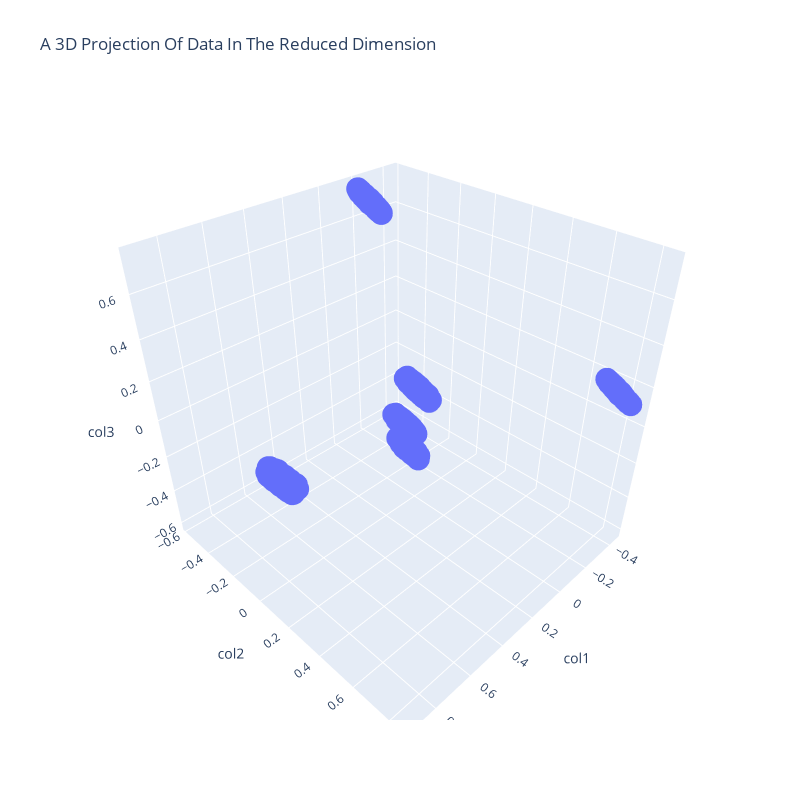

Write notebook code for a chart like this one.
### Markdown cell above
## PCA
PCA can help identify underlying patterns in the data that may not be immediately apparent when looking at the raw data.

### Code cell
from sklearn.decomposition import PCA
from mpl_toolkits.mplot3d import Axes3D
import plotly.express as px

#Initiating PCA to reduce dimentions aka features to 3
pca = PCA(n_components=3)
pca.fit(X)
PCA_ds = pd.DataFrame(pca.transform(X), columns=(["col1","col2", "col3"]))
PCA_ds.describe().T

#A 3D Projection Of Data In The Reduced Dimension
fig = px.scatter_3d(PCA_ds, x='col1', y='col2', z='col3', title='A 3D Projection Of Data In The Reduced Dimension',height=800, width=800)
fig.show()

### Figure 1 — Plotly figure (JSON) as saved in the notebook; plotly's stock layout.template omitted (floating-point values rounded to 4 significant figures; data arrays with more than 128 entries replaced by an {"elided": "..."} marker saying what was removed)
{"data": [{"hovertemplate": "col1=%{x}<br>col2=%{y}<br>col3=%{z}<extra></extra>", "legendgroup": "", "marker": {"color": "#636efa", "symbol": "circle"}, "mode": "markers", "name": "", "scene": "scene", "showlegend": false, "type": "scatter3d", "x": {"elided": "1879 float values"}, "y": {"elided": "1879 float values"}, "z": {"elided": "1879 float values"}}], "layout": {"height": 800, "legend": {"tracegroupgap": 0}, "scene": {"aspectmode": "auto", "aspectratio": {"x": 0.9863, "y": 1.029, "z": 0.9855}, "domain": {"x": [0, 1], "y": [0, 1]}, "xaxis": {"title": {"text": "col1"}, "type": "linear"}, "yaxis": {"title": {"text": "col2"}, "type": "linear"}, "zaxis": {"title": {"text": "col3"}, "type": "linear"}}, "title": {"text": "A 3D Projection Of Data In The Reduced Dimension"}, "width": 800}}
